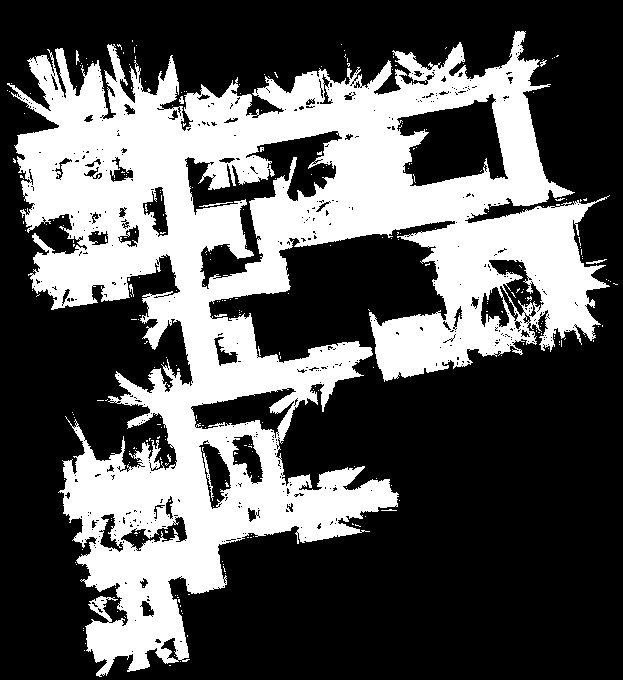
#> input picture Probabilistic_Road_Map_(PRM)/occupancy_map.png, 623 x 680 px
$ python PRM.py
#> lines starting #> are read from the running program, lines starting #| are printed output that depends on the picture; after the words box and inside, x2 and y2 are one past the last pixel; in counts of white or black regions, pixels touching at a corner belong together
from PIL import Image
import numpy as np
from matplotlib import image
from matplotlib import pyplot as plt
import networkx as nx


def d(v1,v2):
	return ((v1[1]-v2[1])**2 + (v1[0]-v2[0])**2)**(1/2)

def check_reach(occupancy_grid, v, vnew, d_max):
	x1 = v[1]
	y1 = v[0]
	x2 = vnew[1]
	y2 = vnew[0]

	if x1-x2!=0:
		m = (y2-y1)/(x2-x1)
		metric = (2**0.5)/2
		c = y1 - m*x1
	else:
		metric = 0.5

	nearby_vox = []

	if vnew[1]<v[1]:
		#right of vnew and above
		if vnew[0]<v[0]:
			for i in range(abs(v[0]-vnew[0])+1):
				for j in range(abs(v[1]-vnew[1])+1):
					nearby_vox.append((vnew[0]+i,vnew[1]+j))
		#right of vnew and below
		if vnew[0]>v[0]:
			for i in range(abs(v[0]-vnew[0])+1):
				for j in range(abs(v[1]-vnew[1])+1):
					nearby_vox.append((vnew[0]-i,vnew[1]+j))

	if vnew[1]>v[1]:
		#left of vnew and above
		if vnew[0]<v[0]:
			for i in range(abs(v[0]-vnew[0])+1):
				for j in range(abs(v[1]-vnew[1])+1):
					nearby_vox.append((vnew[0]+i,vnew[1]-j))
		#left of vnew and below
		if vnew[0]>v[0]:
			for i in range(abs(v[0]-vnew[0])+1):
				for j in range(abs(v[1]-vnew[1])+1):
					nearby_vox.append((vnew[0]-i,vnew[1]-j))

	#same vertical line and below vnew
	if vnew[1] == v[1] and vnew[0]>v[0]:
		for i in range(abs(vnew[0]-v[0])+1):
			nearby_vox.append((vnew[0]-i,vnew[1]))

	#same vertical line and above vnew
	if vnew[1] == v[1] and vnew[0]<v[0]:
		for i in range(abs(vnew[0]-v[0])+1):
			nearby_vox.append((vnew[0]+i,vnew[1]))

	#same horizontal line and left of vnew
	if vnew[0] == v[0] and vnew[1]>v[1]:
		metric = 0.5
		for i in range(abs(vnew[1]-v[1])+1):
			nearby_vox.append((vnew[0],vnew[1]-i))

	#same horizontal line and right of vnew
	if vnew[0] == v[0] and vnew[1]<v[1]:
		metric = 0.5
		for i in range(abs(vnew[1]-v[1])+1):
			nearby_vox.append((vnew[0],vnew[1]+i))


	for vert in nearby_vox:
		x = vert[1]
		y = vert[0]

		if metric == 0.5:
			if occupancy_grid[vert[0]][vert[1]] == 0:
				return False
		else:
			dist = (abs(y - m*x - c))/(1+m**2)**0.5
			if dist<(2**0.5)/2:
				if occupancy_grid[vert[0]][vert[1]] == 0:
					return False
	return True


def AddVertex(G, vnew, d_max, occupancy_grid):
	G.add_node(vnew)
	for v in G:
		if v!=vnew and  d(v,vnew)<=d_max:
			if check_reach(occupancy_grid, v, vnew, d_max):
				G.add_edge(v,vnew,weight=d(v,vnew))


def get_point(occupancy_grid):

	while True:
		row = np.random.randint(0,len(occupancy_grid),1)
		col = np.random.randint(0,len(occupancy_grid[0]),1)
		if occupancy_grid[row[0]][col[0]] == 1:
			return (row[0],col[0])


def ConstructPRM(N, d_max, occupancy_grid):
	G = nx.Graph()
	for i in range(N):
		if i==0:
			vnew = (635, 140)
		if i==1:
			vnew = (350, 400)
		if i>1:
			vnew = get_point(occupancy_grid)
		AddVertex(G, vnew, d_max, occupancy_grid)
	return G


if __name__ == '__main__':

	path  = 'occupancy_map.png'
	occupancy_map_img = Image.open(path)
#> occupancy_map_img is the input picture: PIL image 623x680 L; 34.9% white; 292 white regions (284 under 20 px), largest, box (x1, y1, x2, y2) and area: (7, 31, 610, 677) 146713, (199, 202, 233, 207) 48, (586, 259, 607, 264) 43
	occupancy_grid = (np.asarray(occupancy_map_img) > 0).astype(int)
	N = 500
	d_max = 75
	G = ConstructPRM(N,d_max,occupancy_grid)
#> the loop in ConstructPRM, `for i in range(N):` made 500 passes
#> vnew on passes 6, 14, 17, 18, 19, 20, 21, 22, 23, 24, 25, 26: (659, 147), (305, 581), (130, 377), (148, 209), (128, 275), (94, 226), (260, 139), (152, 149), (464, 117), (507, 121), (326, 469), (207, 166)
#> vnew on passes 3, 4, 5, 7, 8, 9: (559, 192), (314, 486), (72, 115), (423, 288), (265, 544), (151, 510)

	data = image.imread(path)

	points = G.edges
	fig = plt.figure(1)

	for points in G.edges:

		p1x = points[0][1]
		p1y = points[0][0]
		p2x = points[1][1]
		p2y = points[1][0]

		xs = [p1x,p2x]
		ys = [p1y,p2y]
		plt.plot(xs,ys,color='black')
#> this loop made 3675 passes
#> points on passes 2 to 4: ((635, 140), (630, 128)), ((635, 140), (652, 118)), ((635, 140), (628, 181))

	s = (635, 140)
	g = (350, 400)

	opt_path = nx.astar_path(G, s, g, heuristic=d, weight="weight")

	length_of_path = 0
	for i in range(len(opt_path)-1):
		length_of_path += d(opt_path[i],opt_path[i+1])
#> this loop made 20 passes

	print(opt_path[0],opt_path[-1])
#| (635, 140) (350, 400)

	xs = [point[1] for point in opt_path]
	ys = [point[0] for point in opt_path]
	plt.plot(xs,ys, color='green')
	plt.imshow(data)
	plt.show()
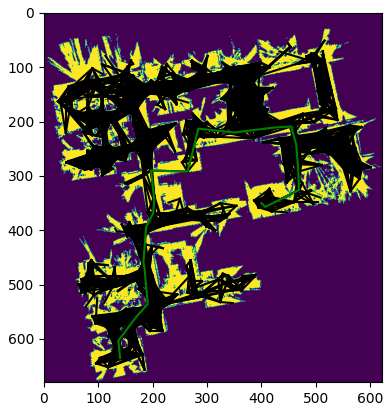
#> figure drawn by matplotlib, 1 panel
